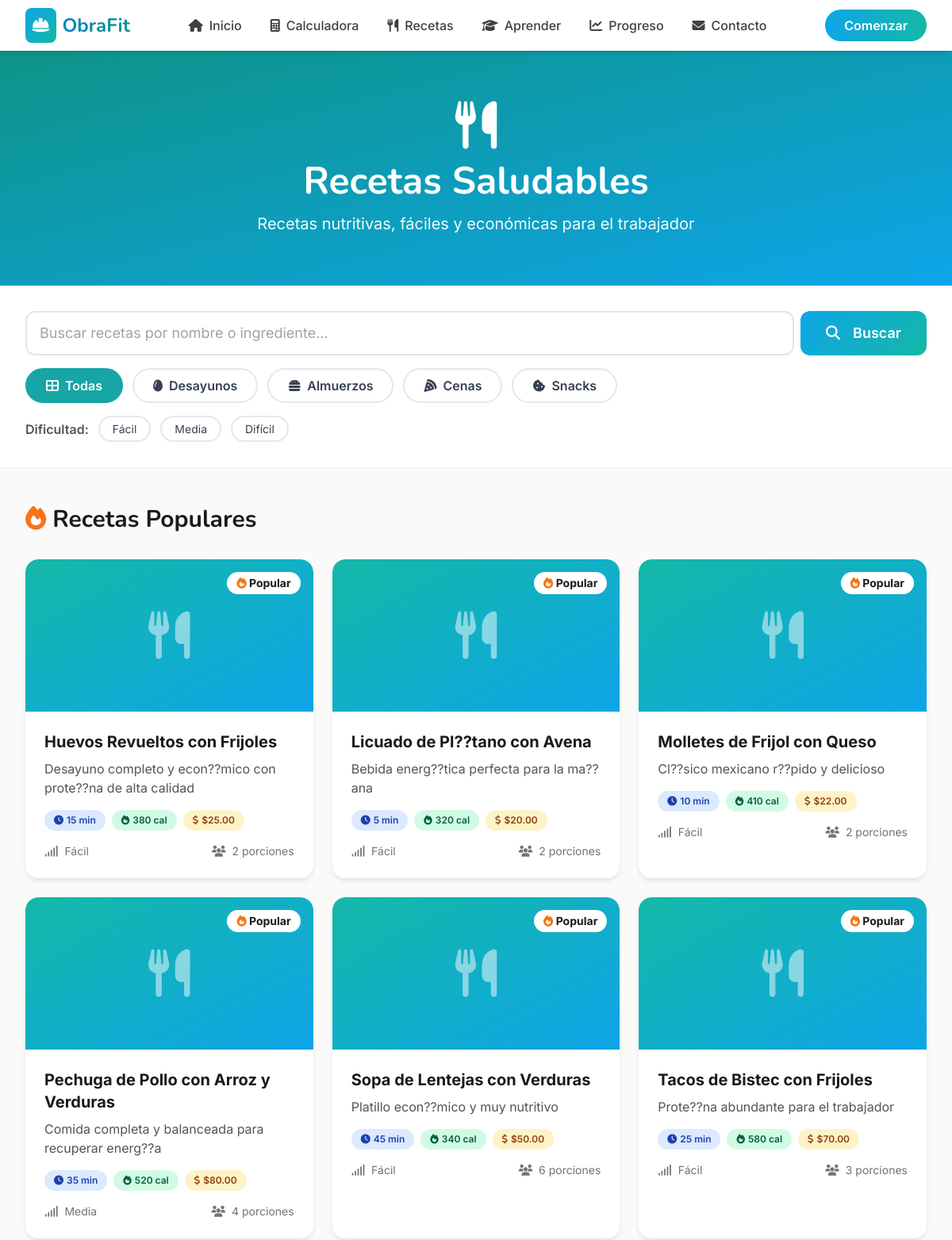
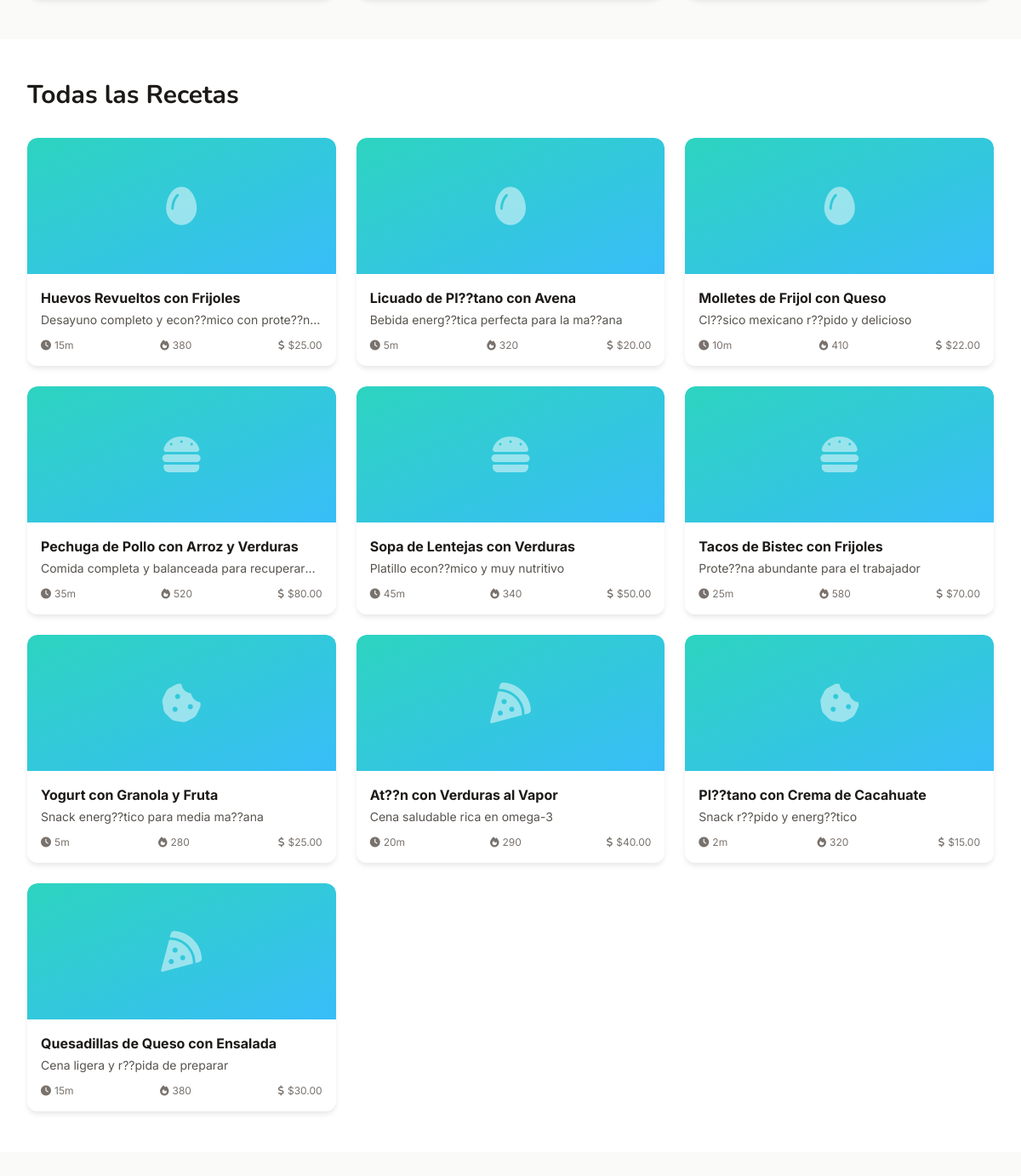
The app's page /recetas/ with its own data (2 pictures, top to bottom).
### recetas/models.py (models this page shows, shortened)
class Receta(models.Model):
    DIFICULTAD_CHOICES = [
        ('facil', 'Fácil'),
        ('media', 'Media'),
        ('dificil', 'Difícil'),
    ]
    nombre = models.CharField(max_length=200)
    descripcion_corta = models.CharField(max_length=300)
    descripcion = models.TextField()
    categoria = models.ForeignKey(CategoriaReceta, on_delete=models.CASCADE, related_name='recetas')
    calorias = models.IntegerField(validators=[MinValueValidator(0)])
    proteinas = models.DecimalField(max_digits=5, decimal_places=1)  # en gramos
    carbohidratos = models.DecimalField(max_digits=5, decimal_places=1)  # en gramos
    grasas = models.DecimalField(max_digits=5, decimal_places=1)  # en gramos
    tiempo_preparacion = models.IntegerField(help_text="Tiempo en minutos")
    porciones = models.IntegerField(validators=[MinValueValidator(1)])
    dificultad = models.CharField(max_length=20, choices=DIFICULTAD_CHOICES, default='facil')
    costo_aproximado = models.DecimalField(max_digits=6, decimal_places=2, help_text="Costo en pesos")
    ingredientes = models.TextField(help_text="Un ingrediente por línea")
    instrucciones = models.TextField(help_text="Pasos de preparación, uno por línea")
    imagen_url = models.URLField(blank=True, null=True)
    tips = models.TextField(blank=True, help_text="Consejos adicionales")
    es_popular = models.BooleanField(default=False)
    creado_en = models.DateTimeField(auto_now_add=True)
    actualizado_en = models.DateTimeField(auto_now=True)
    class Meta:
        verbose_name = 'Receta'
        verbose_name_plural = 'Recetas'
        ordering = ['-es_popular', 'nombre']

class CategoriaReceta(models.Model):
    TIPO_COMIDA_CHOICES = [
        ('desayuno', 'Desayuno'),
        ('almuerzo', 'Almuerzo'),
        ('cena', 'Cena'),
        ('snack', 'Snack'),
    ]
    nombre = models.CharField(max_length=100)
    tipo_comida = models.CharField(max_length=20, choices=TIPO_COMIDA_CHOICES)
    icono = models.CharField(max_length=50, default='fa-utensils')  # Font Awesome icon
    color = models.CharField(max_length=50, default='primary-500')  # Tailwind color
    descripcion = models.TextField()
    class Meta:
        verbose_name = 'Categoría de Receta'
        verbose_name_plural = 'Categorías de Recetas'

### recetas/views.py (the view)
# urls.py: path('', include('recetas.urls')),
def recetas(request):
    categoria_id = request.GET.get('categoria')
    tipo_comida = request.GET.get('tipo')
    dificultad = request.GET.get('dificultad')
    busqueda = request.GET.get('q')
    recetas_list = Receta.objects.all()
    if categoria_id:
        recetas_list = recetas_list.filter(categoria_id=categoria_id)
    if tipo_comida:
        recetas_list = recetas_list.filter(categoria__tipo_comida=tipo_comida)
    if dificultad:
        recetas_list = recetas_list.filter(dificultad=dificultad)
    if busqueda:
        recetas_list = recetas_list.filter(
            Q(nombre__icontains=busqueda) |
            Q(descripcion__icontains=busqueda) |
            Q(ingredientes__icontains=busqueda)
        )
    categorias = CategoriaReceta.objects.all()
    recetas_populares = Receta.objects.filter(es_popular=True)[:6]
    context = {
        'titulo': 'Recetas Saludables',
        'recetas': recetas_list[:12],  # Limitar a 12 recetas por página
        'categorias': categorias,
        'recetas_populares': recetas_populares,
        'filtro_actual': {
            'categoria': categoria_id,
            'tipo': tipo_comida,
            'dificultad': dificultad,
            'busqueda': busqueda,
        }
    }
    return render(request, 'recetas.html', context)

### templates/recetas.html (shortened to what this page needs)
{% extends 'base.html' %}
{% load static %}
{% block content %}
<section class="bg-gradient-to-br from-mint-600 to-primary-500 text-white py-16">
  <div class="max-w-7xl mx-auto px-4 sm:px-6 lg:px-8 text-center">
    <i class="fas fa-utensils text-6xl mb-4"></i>
    <h1 class="text-4xl md:text-5xl font-display font-bold mb-4">Recetas Saludables</h1>
    <p class="text-xl text-mint-50">Recetas nutritivas, fáciles y económicas para el trabajador</p>
  </div>
</section>
<section class="bg-white py-8 shadow-sm sticky top-0 z-10">
  <div class="max-w-7xl mx-auto px-4 sm:px-6 lg:px-8">
    <form method="get" class="space-y-4">
      <div class="flex gap-2">
        <input
          type="text"
          name="q"
          placeholder="Buscar recetas por nombre o ingrediente..."
          value="{{ filtro_actual.busqueda|default:'' }}"
          class="flex-1 px-4 py-3 border-2 border-warm-200 rounded-xl focus:border-primary-500 focus:outline-none text-lg"
        >
        <button type="submit" class="btn-primary px-8 py-3 rounded-xl text-lg">
          <i class="fas fa-search mr-2"></i>Buscar
        </button>
      </div>
      <div class="flex flex-wrap gap-3">
        <button type="submit" name="tipo" value="" class="filter-btn {% if not filtro_actual.tipo %}active{% endif %}">
          <i class="fas fa-th-large mr-2"></i>Todas
        </button>
        <button type="submit" name="tipo" value="desayuno" class="filter-btn {% if filtro_actual.tipo == 'desayuno' %}active{% endif %}">
          <i class="fas fa-egg mr-2"></i>Desayunos
        </button>
        <button type="submit" name="tipo" value="almuerzo" class="filter-btn {% if filtro_actual.tipo == 'almuerzo' %}active{% endif %}">
          <i class="fas fa-hamburger mr-2"></i>Almuerzos
        </button>
        <button type="submit" name="tipo" value="cena" class="filter-btn {% if filtro_actual.tipo == 'cena' %}active{% endif %}">
          <i class="fas fa-pizza-slice mr-2"></i>Cenas
        </button>
        <button type="submit" name="tipo" value="snack" class="filter-btn {% if filtro_actual.tipo == 'snack' %}active{% endif %}">
          <i class="fas fa-cookie-bite mr-2"></i>Snacks
        </button>
      </div>
      <div class="flex flex-wrap gap-3">
        <span class="text-warm-600 font-semibold self-center">Dificultad:</span>
        <button type="submit" name="dificultad" value="facil" class="filter-btn-small {% if filtro_actual.dificultad == 'facil' %}active{% endif %}">
          Fácil
        </button>
        <button type="submit" name="dificultad" value="media" class="filter-btn-small {% if filtro_actual.dificultad == 'media' %}active{% endif %}">
          Media
        </button>
        <button type="submit" name="dificultad" value="dificil" class="filter-btn-small {% if filtro_actual.dificultad == 'dificil' %}active{% endif %}">
          Difícil
        </button>
      </div>
    </form>
  </div>
</section>
{% if recetas_populares and not filtro_actual.busqueda %}
<section class="py-12 bg-warm-50">
  <div class="max-w-7xl mx-auto px-4 sm:px-6 lg:px-8">
    <div class="flex items-center justify-between mb-8">
      <h2 class="text-3xl font-display font-bold text-warm-900">
        <i class="fas fa-fire text-orange-500 mr-2"></i>Recetas Populares
      </h2>
    </div>
    <div class="grid grid-cols-1 md:grid-cols-2 lg:grid-cols-3 gap-6">
      {% for receta in recetas_populares %}
      <a href="{% url 'receta_detalle' receta.id %}" class="recipe-card group">
        <div class="relative h-48 bg-gradient-to-br from-mint-500 to-primary-500 rounded-t-2xl overflow-hidden">
          {% if receta.imagen_url %}
          <img src="{{ receta.imagen_url }}" alt="{{ receta.nombre }}" class="w-full h-full object-cover group-hover:scale-110 transition-transform duration-300">
          {% else %}
          <div class="flex items-center justify-center h-full">
            <i class="fas fa-utensils text-6xl text-white opacity-50"></i>
          </div>
          {% endif %}
          <div class="absolute top-4 right-4 bg-white px-3 py-1 rounded-full text-sm font-bold text-warm-900">
            <i class="fas fa-fire text-orange-500"></i> Popular
          </div>
        </div>
        <div class="p-6">
          <h3 class="text-xl font-bold text-warm-900 mb-2 group-hover:text-primary-600 transition-colors">
            {{ receta.nombre }}
          </h3>
          <p class="text-warm-600 mb-4 line-clamp-2">{{ receta.descripcion_corta }}</p>
          <div class="flex flex-wrap gap-2 mb-4">
            <span class="badge badge-primary">
              <i class="fas fa-clock mr-1"></i>{{ receta.tiempo_preparacion }} min
            </span>
            <span class="badge badge-success">
              <i class="fas fa-fire mr-1"></i>{{ receta.calorias }} cal
            </span>
            <span class="badge badge-warning">
              <i class="fas fa-dollar-sign mr-1"></i>${{ receta.costo_aproximado }}
            </span>
          </div>
          <div class="flex justify-between items-center text-sm text-warm-500">
            <span>
              <i class="fas fa-signal mr-1"></i>
              {{ receta.get_dificultad_display }}
            </span>
            <span>
              <i class="fas fa-users mr-1"></i>
              {{ receta.porciones }} porciones
            </span>
          </div>
        </div>
      </a>
      {% endfor %}
    </div>
  </div>
</section>
{% endif %}
<section class="py-12 bg-white">
  <div class="max-w-7xl mx-auto px-4 sm:px-6 lg:px-8">
    <h2 class="text-3xl font-display font-bold text-warm-900 mb-8">
      {% if filtro_actual.busqueda %}
        Resultados de búsqueda
      {% elif filtro_actual.tipo %}
        {{ filtro_actual.tipo|title }}s
      {% else %}
        Todas las Recetas
      {% endif %}
    </h2>
    {% if recetas %}
    <div class="grid grid-cols-1 md:grid-cols-2 lg:grid-cols-3 xl:grid-cols-4 gap-6">
      {% for receta in recetas %}
      <a href="{% url 'receta_detalle' receta.id %}" class="recipe-card-compact group">
        <div class="relative h-40 bg-gradient-to-br from-mint-400 to-primary-400 rounded-t-xl overflow-hidden">
          {% if receta.imagen_url %}
          <img src="{{ receta.imagen_url }}" alt="{{ receta.nombre }}" class="w-full h-full object-cover group-hover:scale-110 transition-transform duration-300">
          {% else %}
          <div class="flex items-center justify-center h-full">
            <i class="fas {{ receta.categoria.icono }} text-5xl text-white opacity-50"></i>
          </div>
          {% endif %}
        </div>
        <div class="p-4">
          <h3 class="font-bold text-warm-900 mb-1 group-hover:text-primary-600 transition-colors">
            {{ receta.nombre }}
          </h3>
          <p class="text-sm text-warm-600 mb-3 line-clamp-1">{{ receta.descripcion_corta }}</p>
          <div class="flex items-center justify-between text-xs text-warm-500">
            <span><i class="fas fa-clock mr-1"></i>{{ receta.tiempo_preparacion }}m</span>
            <span><i class="fas fa-fire mr-1"></i>{{ receta.calorias }}</span>
            <span><i class="fas fa-dollar-sign mr-1"></i>${{ receta.costo_aproximado }}</span>
          </div>
        </div>
      </a>
      {% endfor %}
    </div>
    {% endif %}
  </div>
</section>
{% endblock %}

### templates/base.html (shortened to what this page needs)
<!DOCTYPE html>
<html lang="es" class="scroll-smooth">
<head>
  <script src="https://cdn.tailwindcss.com"></script>
  <link rel="stylesheet" href="https://cdnjs.cloudflare.com/ajax/libs/font-awesome/6.5.1/css/all.min.css">
  {% load static %}
  <link href="{% static 'css/styles.css' %}" rel="stylesheet">
</head>
<body class="bg-warm-50 font-sans text-warm-900 antialiased">
  <nav class="bg-white shadow-md fixed w-full top-0 z-50 transition-all duration-300" id="navbar">
    <div class="max-w-7xl mx-auto px-4 sm:px-6 lg:px-8">
      <div class="flex justify-between items-center h-16">
        <div class="flex items-center">
          <a href="{% url 'home' %}" class="flex items-center space-x-2 group">
            <div class="bg-gradient-to-br from-primary-500 to-mint-500 p-2 rounded-lg transform group-hover:scale-110 transition-transform duration-200">
              <i class="fas fa-hard-hat text-white text-xl"></i>
            </div>
            <span class="text-2xl font-display font-bold bg-gradient-to-r from-primary-600 to-mint-600 bg-clip-text text-transparent">
            </span>
          </a>
        </div>
        <div class="hidden md:flex items-center space-x-1">
          <a href="{% url 'home' %}" class="nav-link px-4 py-2 rounded-lg text-warm-700 hover:bg-primary-50 hover:text-primary-600 transition-all duration-200 font-medium">
            <i class="fas fa-home mr-2"></i>Inicio
          </a>
          <a href="{% url 'calculadora' %}" class="nav-link px-4 py-2 rounded-lg text-warm-700 hover:bg-primary-50 hover:text-primary-600 transition-all duration-200 font-medium">
            <i class="fas fa-calculator mr-2"></i>Calculadora
          </a>
          <a href="{% url 'recetas' %}" class="nav-link px-4 py-2 rounded-lg text-warm-700 hover:bg-primary-50 hover:text-primary-600 transition-all duration-200 font-medium">
            <i class="fas fa-utensils mr-2"></i>Recetas
          </a>
          <a href="{% url 'aprendizaje' %}" class="nav-link px-4 py-2 rounded-lg text-warm-700 hover:bg-primary-50 hover:text-primary-600 transition-all duration-200 font-medium">
            <i class="fas fa-graduation-cap mr-2"></i>Aprender
          </a>
          <a href="{% url 'progreso' %}" class="nav-link px-4 py-2 rounded-lg text-warm-700 hover:bg-primary-50 hover:text-primary-600 transition-all duration-200 font-medium">
            <i class="fas fa-chart-line mr-2"></i>Progreso
          </a>
          <a href="{% url 'contacto' %}" class="nav-link px-4 py-2 rounded-lg text-warm-700 hover:bg-primary-50 hover:text-primary-600 transition-all duration-200 font-medium">
            <i class="fas fa-envelope mr-2"></i>Contacto
          </a>
        </div>
        <div class="hidden md:block">
          <a href="#" class="bg-gradient-to-r from-primary-500 to-mint-500 text-white px-6 py-2.5 rounded-full font-semibold hover:shadow-lg transform hover:-translate-y-0.5 transition-all duration-200">
            Comenzar
          </a>
        </div>
      </div>
    </div>
  </nav>
  <main class="pt-16 min-h-screen">
    {% block content %}{% endblock %}
  </main>
  {% load static %}
</body>
</html>

### static/css/styles.css (style rules this page uses)
:root { --primary-color: #0ea5e9; --mint-color: #14b8a6; --warm-color: #78716c; --transition: all 0.3s ease; }
html { scroll-behavior: smooth; }
.btn-primary { background: linear-gradient(135deg, #0ea5e9, #14b8a6); color: white; padding: 12px 30px; border-radius: 9999px; font-weight: 600; transition: var(--transition); display: inline-flex; align-items: center; gap: 8px; }
.badge { display: inline-flex; align-items: center; padding: 4px 12px; border-radius: 9999px; font-size: 0.875rem; font-weight: 600; }
.badge-primary { background: #e0f2fe; color: #0369a1; }
.badge-success { background: #ccfbf1; color: #0f766e; }
.badge-warning { background: #fef3c7; color: #92400e; }

### templates/recetas.html (style rules this page uses)
.filter-btn { padding: 0.5rem 1.5rem; border: 2px solid #e5e7eb; border-radius: 9999px; color: #374151; font-weight: 600; transition: all 0.3s; }
.filter-btn.active { background-color: #17A5A5; color: white; border-color: #17A5A5; }
.filter-btn-small { padding: 0.25rem 1rem; border: 2px solid #e5e7eb; border-radius: 9999px; font-size: 0.875rem; color: #374151; transition: all 0.3s; }
.recipe-card { background: white; border-radius: 1rem; box-shadow: 0 4px 6px -1px rgba(0, 0, 0, 0.1); overflow: hidden; cursor: pointer; transition: all 0.3s; }
.recipe-card-compact { background: white; border-radius: 0.75rem; box-shadow: 0 4px 6px -1px rgba(0, 0, 0, 0.1); overflow: hidden; cursor: pointer; transition: all 0.3s; }
.badge { padding: 0.25rem 0.75rem; border-radius: 9999px; font-size: 0.75rem; font-weight: 600; }
.badge-primary { background-color: #dbeafe; color: #1e40af; }
.badge-success { background-color: #d1fae5; color: #065f46; }
.badge-warning { background-color: #fef3c7; color: #92400e; }
.line-clamp-1 { display: -webkit-box; -webkit-line-clamp: 1; -webkit-box-orient: vertical; overflow: hidden; }
.line-clamp-2 { display: -webkit-box; -webkit-line-clamp: 2; -webkit-box-orient: vertical; overflow: hidden; }

### records on screen
Receta: nombre "Huevos Revueltos con Frijoles", descripcion_corta "Desayuno completo y econ??mico con prote??na de alta calidad", tiempo_preparacion "15", calorias "380", costo_aproximado "25.00", dificultad "Fácil", porciones "2", descripcion_corta "Desayuno completo y econ??mico con…"
Receta: nombre "Licuado de Pl??tano con Avena", descripcion_corta "Bebida energ??tica perfecta para la ma??ana", tiempo_preparacion "5", calorias "320", costo_aproximado "20.00", dificultad "Fácil", porciones "2"
Receta: nombre "Molletes de Frijol con Queso", descripcion_corta "Cl??sico mexicano r??pido y delicioso", tiempo_preparacion "10", calorias "410", costo_aproximado "22.00", dificultad "Fácil", porciones "2"
Receta: nombre "Pechuga de Pollo con Arroz y Verduras", descripcion_corta "Comida completa y balanceada para recuperar energ??a", tiempo_preparacion "35", calorias "520", costo_aproximado "80.00", dificultad "Media", porciones "4", descripcion_corta "Comida completa y balanceada para…"
Receta: nombre "Sopa de Lentejas con Verduras", descripcion_corta "Platillo econ??mico y muy nutritivo", tiempo_preparacion "45", calorias "340", costo_aproximado "50.00", dificultad "Fácil", porciones "6"
Receta: nombre "Tacos de Bistec con Frijoles", descripcion_corta "Prote??na abundante para el trabajador", tiempo_preparacion "25", calorias "580", costo_aproximado "70.00", dificultad "Fácil", porciones "3"
Receta: nombre "Yogurt con Granola y Fruta", descripcion_corta "Snack energ??tico para media ma??ana", tiempo_preparacion "5", calorias "280", costo_aproximado "25.00"
Receta: nombre "At??n con Verduras al Vapor", descripcion_corta "Cena saludable rica en omega-3", tiempo_preparacion "20", calorias "290", costo_aproximado "40.00"
Receta: nombre "Pl??tano con Crema de Cacahuate", descripcion_corta "Snack r??pido y energ??tico", tiempo_preparacion "2", calorias "320", costo_aproximado "15.00"
Receta: nombre "Quesadillas de Queso con Ensalada", descripcion_corta "Cena ligera y r??pida de preparar", tiempo_preparacion "15", calorias "380", costo_aproximado "30.00"
